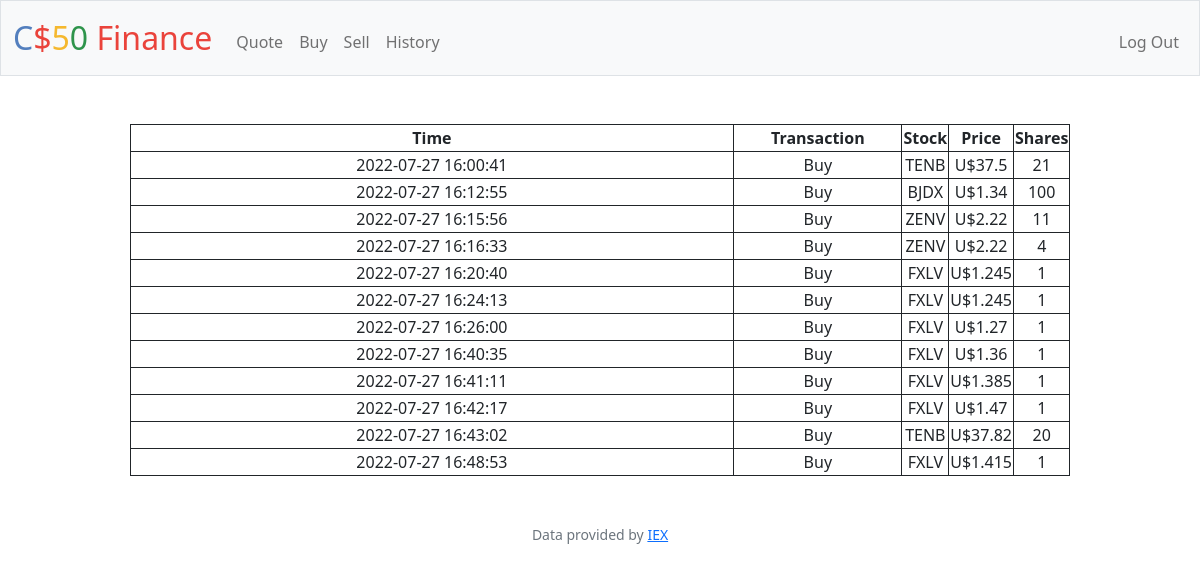
Page /history (signed in) on the committed database.
### tables this page shows
CREATE TABLE transactions(user_id INT NOT NULL, stock TEXT, shares INT, price FLOAT, time DATETIME,
FOREIGN KEY (user_id) REFERENCES users(id));

### app.py (the view)
@app.route("/history")
@login_required
def history():
    transactions = db.execute("SELECT * FROM transactions WHERE user_id=?", session["user_id"])
    return render_template("history.html", transactions=transactions)

### app.py (called while the page is built)
@app.after_request
def after_request(response):
    response.headers["Cache-Control"] = "no-cache, no-store, must-revalidate"
    response.headers["Expires"] = 0
    response.headers["Pragma"] = "no-cache"
    return response

### helpers.py (called while the page is built)
def login_required(f):
    @wraps(f)
    def decorated_function(*args, **kwargs):
        if session.get("user_id") is None:
            return redirect("/login")
        return f(*args, **kwargs)
    return decorated_function

### templates/history.html (shortened to what this page needs)
{% extends "layout.html" %}
{% block main %}
    <div>
        <table class="center">
            <tr>
                <th>Time</th>
                <th>Transaction</th>
                <th>Stock</th>
                <th>Price</th>
                <th>Shares</th>
            </tr>
            {% for row in transactions %}
            <tr>
                <td>{{row.time}}</td>
                {%if row.shares > 0%}
                <td>Buy</td>
                {%else%}
                <td>Sell</td>
                {%endif%}
                <td>{{row.stock}}</td>
                <td>U${{row.price}}</td>
                <td>{{row.shares}}</td>
            </tr>
            {% endfor %}
        </table>
    </div>
{% endblock %}

### templates/layout.html (shortened to what this page needs)
<!DOCTYPE html>
<html lang="en">
    <head>
        <link href="https://cdn.jsdelivr.net/npm/bootstrap@5.1.3/dist/css/bootstrap.min.css" rel="stylesheet">
        <link href="/static/styles.css" rel="stylesheet">
    </head>
    <body>
        <nav class="bg-light border navbar navbar-expand-md navbar-light">
            <div class="container-fluid">
                <a class="navbar-brand" href="/"><span class="blue">C</span><span class="red">$</span><span class="yellow">5</span><span class="green">0</span> <span class="red">Finance</span></a>
                <div class="collapse navbar-collapse" id="navbar">
                    {% if session["user_id"] %}
                        <ul class="navbar-nav me-auto mt-2">
                            <li class="nav-item"><a class="nav-link" href="/quote">Quote</a></li>
                            <li class="nav-item"><a class="nav-link" href="/buy">Buy</a></li>
                            <li class="nav-item"><a class="nav-link" href="/sell">Sell</a></li>
                            <li class="nav-item"><a class="nav-link" href="/history">History</a></li>
                        </ul>
                        <ul class="navbar-nav ms-auto mt-2">
                            <li class="nav-item"><a class="nav-link" href="/logout">Log Out</a></li>
                        </ul>
                    {% else %}
                        <ul class="navbar-nav ms-auto mt-2">
                            <li class="nav-item"><a class="nav-link" href="/register">Register</a></li>
                            <li class="nav-item"><a class="nav-link" href="/login">Log In</a></li>
                        </ul>
                    {% endif %}
                </div>
            </div>
        </nav>
        <main class="container-fluid py-5 text-center">
            {% block main %}{% endblock %}
        </main>
        <footer class="mb-5 small text-center text-muted">
            Data provided by <a href="https://iexcloud.io/">IEX</a>
        </footer>
    </body>
</html>

### static/styles.css (style rules this page uses)
nav .navbar-brand { font-size: xx-large; }
nav .navbar-brand .blue { color: #537fbe; }
nav .navbar-brand .red { color: #ea433b; }
nav .navbar-brand .yellow { color: #f5b82e; }
nav .navbar-brand .green { color: #2e944b; }
table, th, td { border: 1px solid; width: 80%; }
.center { margin-left: auto; margin-right: auto; }

### rows in the picture
transactions: time "2022-07-27 16:00:41", shows "Buy", stock "TENB", price "37.5", shares "21"
transactions: time "2022-07-27 16:12:55", shows "Buy", stock "BJDX", price "1.34", shares "100"
transactions: time "2022-07-27 16:15:56", shows "Buy", stock "ZENV", price "2.22", shares "11"
transactions: time "2022-07-27 16:16:33", shows "Buy", stock "ZENV", price "2.22", shares "4"
transactions: time "2022-07-27 16:20:40", shows "Buy", stock "FXLV", price "1.245", shares "1"
transactions: time "2022-07-27 16:24:13", shows "Buy", stock "FXLV", price "1.245", shares "1"
transactions: time "2022-07-27 16:26:00", shows "Buy", stock "FXLV", price "1.27", shares "1"
transactions: time "2022-07-27 16:40:35", shows "Buy", stock "FXLV", price "1.36", shares "1"
transactions: time "2022-07-27 16:41:11", shows "Buy", stock "FXLV", price "1.385", shares "1"
transactions: time "2022-07-27 16:42:17", shows "Buy", stock "FXLV", price "1.47", shares "1"
transactions: time "2022-07-27 16:43:02", shows "Buy", stock "TENB", price "37.82", shares "20"
transactions: time "2022-07-27 16:48:53", shows "Buy", stock "FXLV", price "1.415", shares "1"
